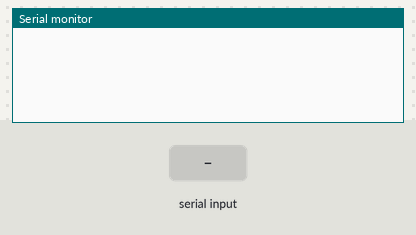
A sketch run on a simulated Arduino Mega 2560, built with avr-gcc and run on an emulated ATmega2560. On the bench: the last lines printed to the serial monitor. Inputs (shaded band) come from the test bench. No radio packets arrive unless stated.

Above: at 6.2 s.
6.3 s: "90,45\n" received over the second serial link
At 7.0 s:
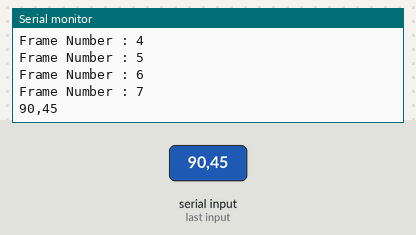
7.8 s: "0\n" received over the second serial link
At 9.0 s:
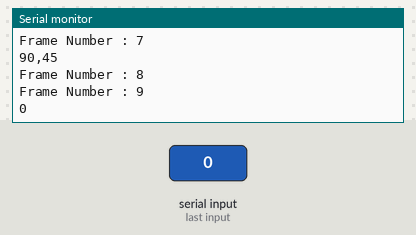
9.3 s: "S90\n" received over the second serial link
At 10.0 s:
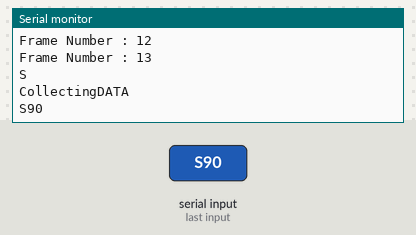
10.8 s: "S,45\n" received over the second serial link
At 11.9 s:
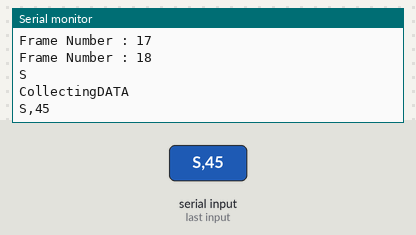
12.4 s: "E90\n" received over the second serial link
At 12.8 s:
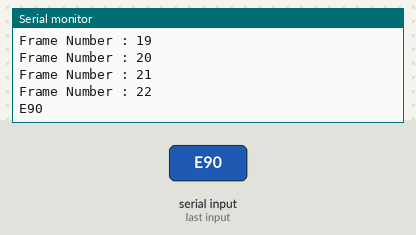
13.9 s: "E,45\n" received over the second serial link
At 14.7 s:
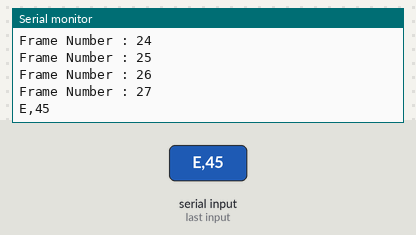
Timing chart, 0 to 16.5 s (numbered marks = the images above; inputs shaded):
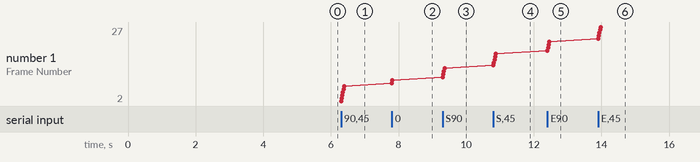

The sketch:

Node2_v2.ino
```cpp
 #include <stdio.h>
#include <SPI.h>
#include "LoRa.h"

#define WITH_APPKEY

String sendMessage;
String receivedMessage;

unsigned int freq = 865200000;//HZ
unsigned int idlePeriodInMin = 1; // in minute
unsigned int nCycle = idlePeriodInMin*60;
unsigned short id_frame = 0;


const int number_of_sensors = 25;
uint16_t id_temp_WURTH       = 675; // Temp(°C)
uint16_t id_temp_WURTH_humidity_sensor      = 676; // Temp(°C)
uint16_t id_temp_WURTH_pressur_sensor       = 677; // Temp(°C)
uint16_t id_temp_WURTH_inertial_sensor      = 678; // Temp(°C)
uint16_t id_temp_MPU          = 679; // Temp(°C)
uint16_t id_temp_DS18B20      = 680; // Temp(°C)
uint16_t id_geiger            = 681;
uint16_t id_press_WURTH       = 682;
uint16_t id_press             = 683;
uint16_t id_humid_WURTH       = 684;
uint16_t id_magnetic_x        = 685;
uint16_t id_magnetic_y        = 686;
uint16_t id_magnetic_z        = 687;
uint16_t id_acc_x_WURTH       = 688;
uint16_t id_acc_y_WURTH       = 689;
uint16_t id_acc_z_WURTH       = 690;
uint16_t id_gyro_x_WURTH      = 691;
uint16_t id_gyro_y_WURTH      = 692;
uint16_t id_gyro_z_WURTH      = 693;
uint16_t id_acc_x_MPU         = 694;
uint16_t id_acc_y_MPU         = 695;
uint16_t id_acc_z_MPU         = 696;
uint16_t id_gyro_x_MPU        = 697;
uint16_t id_gyro_y_MPU        = 698;
uint16_t id_gyro_z_MPU        = 699;
uint16_t id_node              = 258;
uint16_t id_sensor[number_of_sensors]={id_temp_WURTH,id_temp_WURTH_humidity_sensor,id_temp_WURTH_pressur_sensor,id_temp_WURTH_inertial_sensor,id_temp_MPU,id_temp_DS18B20,id_geiger,id_press_WURTH,id_press,id_humid_WURTH,id_magnetic_x,id_magnetic_y,id_magnetic_z,id_acc_x_WURTH,id_acc_y_WURTH,id_acc_z_WURTH,id_gyro_x_WURTH,id_gyro_y_WURTH,id_gyro_z_WURTH,id_acc_x_MPU,id_acc_y_MPU,id_acc_z_MPU,id_gyro_x_MPU,id_gyro_y_MPU,id_gyro_z_MPU};
float value_f[number_of_sensors];
float value_int[number_of_sensors + 1];

#ifdef WITH_APPKEY
uint8_t my_appKey[4]={5, 6, 7, 8};
#endif

unsigned int cpt=1;

char message[100];


void send_data(float * value){

  uint8_t app_key_offset = 0;
  int e;
  #ifdef WITH_APPKEY
      app_key_offset = sizeof(my_appKey);
      memcpy(message,my_appKey,app_key_offset);
  #endif
      uint8_t r_size;
      char final_str[80] = "\\";
      char aux[10] = "";
      char id[1] = "";
      sprintf(final_str, "%s!%i!%hd", final_str,id_node, id_frame++);
      for (int i=0; i<number_of_sensors; i++) {
              sprintf(aux,"%4.4f", value[i]);
              sprintf(final_str, "%s#%d/%s", final_str, id_sensor[i], aux);
      }

      r_size=sprintf(message+app_key_offset,final_str);

      Serial.println(message);
      //Serial.println(r_size);

      LoRa.beginPacket();
      LoRa.print(message);
      LoRa.endPacket();

     Serial.println("DATA sent correctly !");

      for(uint8_t j=0;j<number_of_sensors;j++){
        value[j]=0.0;
      }
}
void setup(){
	Serial.begin(9600);
  Serial1.begin(9600);
  delay(5000);

  if (!LoRa.begin(freq)) {
    Serial.println("Starting LoRa failed!");
    while (1);
  }

  LoRa.setSpreadingFactor(12);
  LoRa.setSignalBandwidth(125E3);
  LoRa.setCodingRate4(5);
  LoRa.setPreambleLength(8);
  LoRa.enableCrc();
  LoRa.setTxPower(20, PA_OUTPUT_PA_BOOST_PIN);
}


void loop()
{
   while (Serial1.available() > 0) {

	  cpt++;
    Serial.print("Frame Number : ");
    Serial.println(cpt);

    bool isCollectingData = false; // Indique si nous collectons les données des capteurs
    int dataIndex = 0; // Index pour parcourir les valeurs des capteurs

    // Lire les données de la communication série
    char receivedChar = Serial1.read();

    // Traiter les caractères de fin de ligne
    if (receivedChar == '\n') {
      Serial.println("\n");
      // Vérifier si le message reçu est un signal de début ou de fin de collecte
      if (receivedMessage[0] == 'S') {
        Serial.println("S");
        isCollectingData = true; // Commencer à collecter les données
        dataIndex = 0; // Réinitialiser l'index
        }
      else if (receivedMessage[0] == 'E') {
          isCollectingData = false; // Arrêter de collecter les données
        }

            // Si nous sommes en mode collecte de données
        if (isCollectingData) {
          Serial.println("CollectingDATA");

          // Les indices pairs contiennent les valeurs des capteurs
          if (dataIndex % 2 == 0) {
            value_int[dataIndex / 2 ] = atof(receivedMessage.c_str());


            // Vérifier si toutes les données des capteurs ont été reçues
          if (dataIndex / 2 == number_of_sensors + 1) {
            for (int j = 0; j < number_of_sensors; j++) {
              value_f[j] = value_int[j+1];
            }
            // Envoyer les données collectées via LoRa
            Serial.println("Envoie données");
            send_data(value_f);
            // Attendre pendant idlePeriodInMin minute
            for (int j = 0; j < idlePeriodInMin * 60; j++) {
              delay(1000); // 1 seconde de délai
            }
            // Réinitialiser l'index après l'envoi des données
            dataIndex = 0;
            }
          }
          dataIndex++; // Passer à l'index suivant
        }

      // Afficher le message reçu dans le moniteur série
      Serial.println(receivedMessage);
      // Réinitialiser le message reçu
      receivedMessage = "";
    }
    else {
      // Ajouter les caractères reçus au message
      receivedMessage += receivedChar;
    }
  }
}
```

Measured:
- after the input at 6.3 s, the serial monitor: prints a new line at once (image 1)
- after the input at 7.8 s, the serial monitor: prints a new line at once (image 2)
- after the input at 9.3 s, the serial monitor: prints a new line at once (image 3)
- after the input at 10.8 s, the serial monitor: prints a new line at once (image 4)
- after the input at 12.4 s, the serial monitor: prints a new line at once (image 5)
- after the input at 13.9 s, the serial monitor: prints a new line at once (image 6)
- plotted number 1: 7 → 9 after the input at 7.8 s, 9 → 13 after the input at 9.3 s, 13 → 18 after the input at 10.8 s, 18 → 22 after the input at 12.4 s, 22 → 27 after the input at 13.9 s
